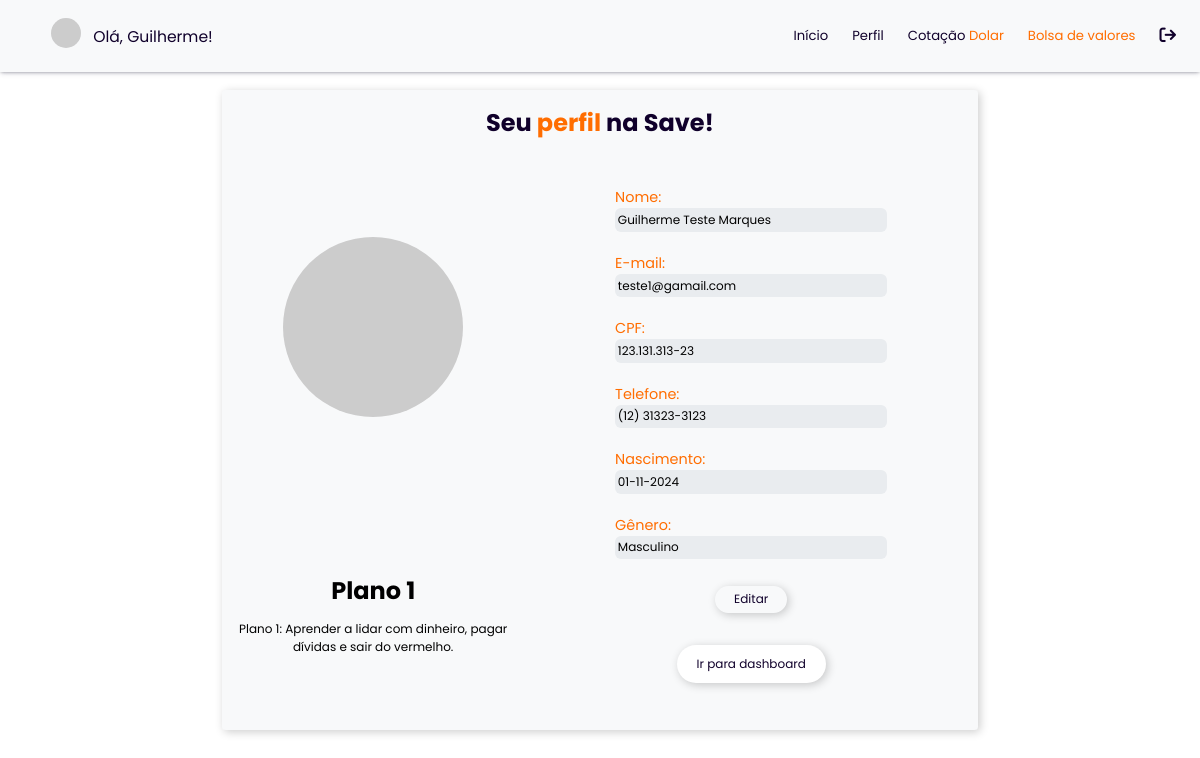
The page /PAGES/perfil.php (signed in) on the database its author committed.
### tables this page shows
CREATE TABLE IF NOT EXISTS `informacao` (
  `Id_Informacao` int NOT NULL AUTO_INCREMENT,
  `saldo` decimal(10,2) NOT NULL,
  `Nomes_Dividas` text NOT NULL,
  `Valores_Dividas` text NOT NULL,
  `Tempo_Dividas` text NOT NULL,
  `Juros_Dividas` text NOT NULL,
  `Id_User` int DEFAULT NULL,
  `nivel` int DEFAULT NULL,
  `status_divida` varchar(10) DEFAULT 'ativo',
  `valor_reserva` decimal(10,2) DEFAULT '0.00',
  PRIMARY KEY (`Id_Informacao`),
  UNIQUE KEY `Id_User` (`Id_User`)
);

### PAGES/perfil.php (the view, shortened to what this page needs)
<?php
    include("../partials/headeralternative.php");
    $conn = new mysqli('localhost', 'root', '', 'save');
    $usuarioId = $_SESSION['Id_user'];
    $sql = "SELECT nivel FROM informacao WHERE Id_user = ?";
    $stmt = $conn->prepare($sql);
    $stmt->bind_param("i", $usuarioId);
    $stmt->execute();
    $stmt->bind_result($nivel);
    $codigo = $_SESSION['Id_user'];
$nivelBusca = mysqli_query($conn, "SELECT nivel FROM `informacao` WHERE `Id_user` = '$codigo'");
$buscaResult = mysqli_fetch_assoc($nivelBusca);
@$nivel2 = $buscaResult['nivel'];
switch ($nivel2) {
    case 1:
        $textoPlano = "Plano 1: Aprender a lidar com dinheiro, pagar dívidas e sair do vermelho.";
        break;
}
?>
<link rel="stylesheet" href="../STYLE/landing.css">
<!DOCTYPE html>
<html lang="en">
<head>
    <link rel="stylesheet" href="../STYLE/perfil.css">
</head>
<body>
    <div class="main-Perfil">
        <div class="titulo">
            <h1>Seu <a>perfil</a> na Save!</h1>
        </div>
        <div class="conteudo">
            <div class="esquerda">
                <div class="fotoUsuario">
                    <?php echo "<img src='$_SESSION[foto]' class='miniaturaPerf'>"; ?>
                </div>
                <div class="plano">
                    <h1>Plano <?php  echo $nivel2 ?></h1>
                    <div class="texto">
                        <?php echo $textoPlano?>
                    </div>
                </div>
            </div>
            <div class="direita">
                <div class="nomes">Nome:
                    <div class="phps">
                    <?php echo "$_SESSION[nome]"; ?>
                    </div>
                </div>
                <div class="nomes">E-mail:
                    <div class="phps">
                        <?php echo "$_SESSION[email]"; ?>
                    </div>
                </div>
                <div class="nomes">CPF:
                    <div class="phps">
                        <?php echo "$_SESSION[cpf]"; ?>
                    </div>
                </div>
                <div class="nomes">Telefone:
                    <div class="phps">
                        <?php echo "$_SESSION[telefone]"; ?>
                    </div>
                </div>
                <div class="nomes">Nascimento:
                    <div class="phps">
                        <?php
                        $dataOriginal = $_SESSION['nascto'];
                        $partes = explode('-', $dataOriginal);
                        if (count($partes) == 3) {
                            $dataFormatada = "{$partes[2]}-{$partes[1]}-{$partes[0]}";
                            echo $dataFormatada;
                        } else {
                            echo "Data inválida";
                        }
                        ?>
                    </div>
                </div>
                <div class="nomes">Gênero:
                    <div class="phps">
                        <?php echo "$_SESSION[genero]"; ?>
                    </div>
                </div>
                <div class="editar">
                    <div class="btnEdit">
                        <a href="../PAGES/edit.php?codigo= echo $_SESSION['codigo']; ?>">Editar</a>
                    </div>
                </div>
                <?php if ($nivel == null): ?>
                    <div class="btnAnalise">
                        <a href="../PAGES/adicaoSaldo.php">Fazer uma análise</a>
                    </div>
                <?php else: ?>
                    <div class="btnAnalise">
                        <a href="../PAGES/dashboard.php" >Ir para dashboard</a>
                    </div>
                <?php endif; ?>
            </div>
        </div>
    </div>
</body>
</html>

### STYLE/headeralternative.css (style rules this page uses)
* { padding: 0; box-sizing: border-box; margin: 0; text-decoration: none; list-style: none; font-family: "Poppins", sans-serif; }

### STYLE/landing.css (style rules this page uses)
* { box-sizing: border-box; margin: 0; padding: 0; text-decoration: none; }

### STYLE/perfil.css (style rules this page uses)
* { padding: 0; margin: 0; box-sizing: border-box; }
body { display: flex; align-items: center; flex-direction: column; justify-content: center; }
.main-Perfil { background-color: #f8f9fa !important; margin-top: 1.5vw; display: flex; height: 80vh; flex-direction: column; align-items: center; justify-content: center; width: 63vw; border-radius: .5%; box-shadow: 2px 2px 10px rgba(0, 0, 0, 0.199); }
.titulo { display: flex; justify-content: center; align-items: center; height: 10%; width: 100%; color: #10002b; font-size: 1vw; }
.titulo a { color: #ff6d00; }
.conteudo { display: flex; justify-content: center; align-items: center; height: 90%; width: 100%; }
.esquerda { display: flex; flex-direction: column; justify-content: center; align-items: center; height: 100%; width: 40%; }
.fotoUsuario { display: flex; justify-content: center; align-items: center; width: 100%; height: 60%; }
.miniaturaPerf { height: 15vw; width: 15vw; border-radius: 50%; }
.plano { display: flex; justify-content: center; flex-direction: column; align-items: center; text-align: center; gap: 1vw; font-size: 1vw; height: 40%; width: 100%; }
.texto { font-size: 1vw; }
.direita { display: flex; flex-direction: column; justify-content: center; align-items: center; height: 90%; width: 60%; gap: 1vw; }
.nomes { display: flex; justify-content: center; flex-direction: column; width: 60%; height: 15%; color: #ff6d00; font-size: 1.2vw; }
.phps { display: flex; color: black; font-size: 1vw; border-radius: 0.5vw; background-color: #e9ecef; padding: 1%; }
.editar { display: flex; justify-content: center; align-items: center; width: 100%; height: 10%; }
.btnEdit a { display: flex; justify-content: center; align-items: center; height: 2.3vw; width: 6vw; font-size: 1vw; border-radius: 2vw; text-decoration: none; color: #10002b; box-shadow: 2px 2px 10px rgba(0, 0, 0, 0.199); }
.btnAnalise { display: flex; width: auto; height: auto; justify-content: center; align-items: center; color: black; font-size: 1vw; background-color: #fff; box-shadow: 2px 2px 10px rgba(0, 0, 0, 0.199); margin-bottom: 1.5vw; text-decoration: none; border-radius: 2vw; }
.btnAnalise a { color: #10002b; }

### PAGES/perfil.php (style rules this page uses)
.btnEdit { margin-top: 10px; }
.btnAnalise { margin-top: 20px; background-color: #ff6d00; padding: 10px 20px; border-radius: 5px; text-align: center; color: white; text-decoration: none; }

### rows shown on the page
informacao: nivel "1", nivel "Plano 1: Aprender a lidar com dinheiro, pagar dívidas e sair do vermelho."

### other values the page prints
$nome_usuario "Guilherme"
$_SESSION[nome] "Guilherme Teste Marques"
$_SESSION[email] "teste1@gamail.com"
$_SESSION[cpf] "123.131.313-23"
$_SESSION[telefone] "(12) 31323-3123"
$dataFormatada "01-11-2024"
$_SESSION[genero] "Masculino"
